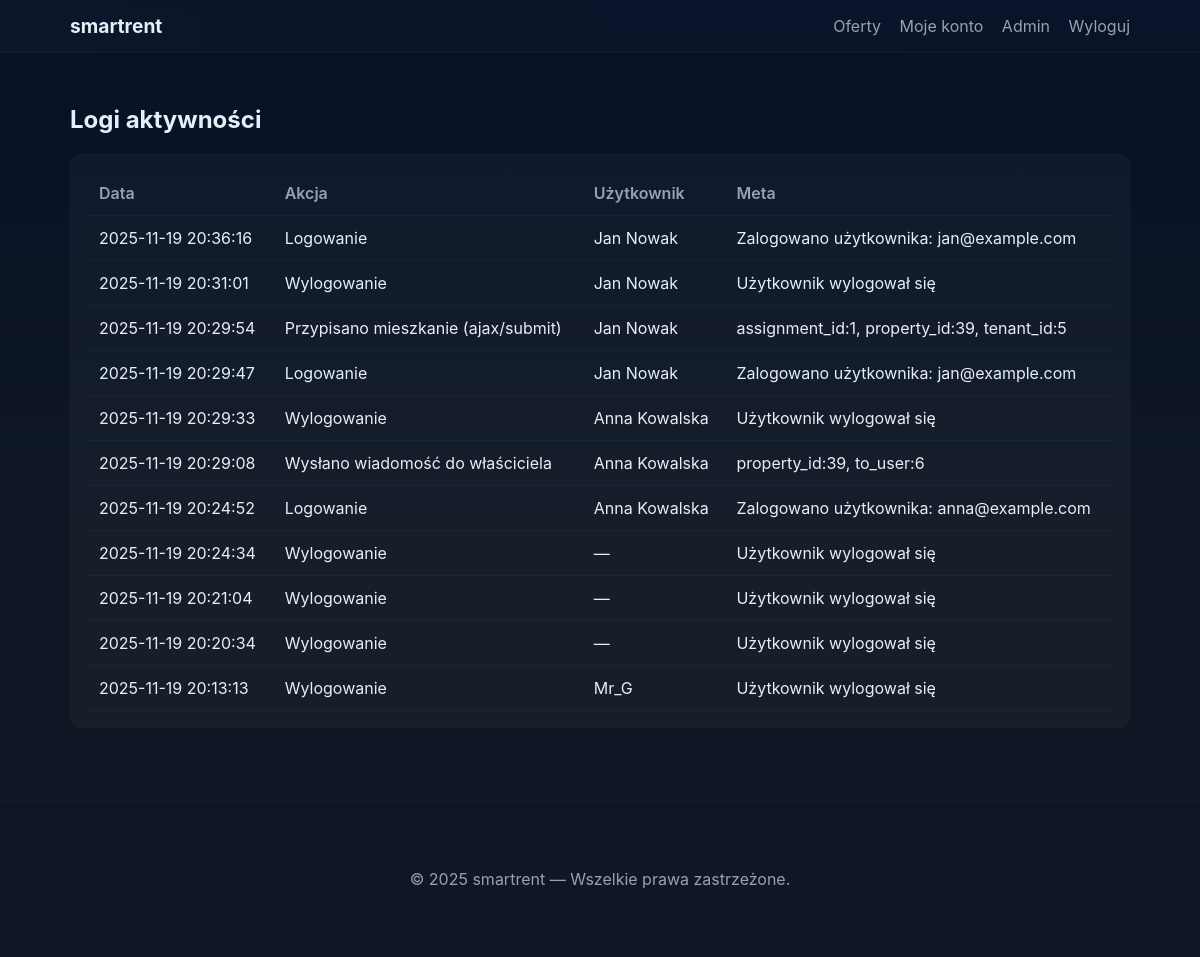
The page /admin_logs.php (signed in) on the database its author committed.
### tables this page shows
CREATE TABLE `activity_logs` (
  `id` int(11) NOT NULL,
  `actor_id` int(11) DEFAULT NULL,
  `action` varchar(255) NOT NULL,
  `meta` text DEFAULT NULL,
  `created_at` datetime DEFAULT current_timestamp()
);

CREATE TABLE `users` (
  `id` int(11) NOT NULL,
  `name` varchar(150) NOT NULL,
  `email` varchar(200) NOT NULL,
  `password` varchar(255) NOT NULL,
  `role` enum('user','admin') NOT NULL DEFAULT 'user',
  `created_at` datetime DEFAULT current_timestamp()
);

### includes/admin_functions.php (called while the page is built, shortened)
<?php
function admin_get_logs(PDO $pdo, int $limit = 200): array {
    $stmt = $pdo->prepare("SELECT l.*, u.name AS actor_name, u.email AS actor_email
                           FROM activity_logs l
                           LEFT JOIN users u ON l.actor_id = u.id
                           ORDER BY l.created_at DESC
                           LIMIT :limit");
    $stmt->bindValue(':limit', $limit, PDO::PARAM_INT);
    $stmt->execute();
    return $stmt->fetchAll(PDO::FETCH_ASSOC);
}

### admin_logs.php (the view, shortened to what this page needs)
<?php
require_once 'includes/db.php';
require_once 'includes/admin_functions.php';
$logs = admin_get_logs($pdo, 500);
?>
<!doctype html>
<html lang="pl">
<head>
  <link rel="stylesheet" href="assets/css/style.css">
</head>
<body>
<?php include 'includes/navbar.php'; ?>
<main class="container">
  <h2>Logi aktywności</h2>
  <div class="panel">
    <table class="table">
      <thead><tr><th>Data</th><th>Akcja</th><th>Użytkownik</th><th>Meta</th></tr></thead>
      <tbody>
      <?php foreach ($logs as $l): ?>
        <tr>
          <td><?=htmlspecialchars($l['created_at'])?></td>
          <td><?=htmlspecialchars($l['action'])?></td>
          <td><?=htmlspecialchars($l['actor_name'] ?? $l['actor_email'] ?? '—')?></td>
          <td><?=htmlspecialchars($l['meta'] ?? '')?></td>
        </tr>
      <?php endforeach; ?>
      </tbody>
    </table>
  </div>
</main>
<?php include 'includes/footer.php'; ?>
</body>
</html>

### assets/css/style.css (style rules this page uses)
:root { --bg:#0f1724; --card:#0b1220; --muted:#98a0b3; --accent:#6ee7b7; --accent-2:#60a5fa; --text:#e6eef8; --glass: rgba(255,255,255,0.03); --radius:12px; --max-width:1100px; --gap:18px; font-family: Inter, ui-sans-serif, system-ui, -apple-system, "Segoe UI", Roboto, "Helvetica Neue", Arial; color-scheme: dark; }
* { box-sizing:border-box }
body { margin:0; background: linear-gradient(180deg, #071127 0%, #0f1724 55%); color:var(--text); -webkit-font-smoothing:antialiased; -moz-osx-font-smoothing:grayscale; min-height:100vh; }
.container { max-width:var(--max-width); margin:0 auto; padding:32px 20px; }
.panel { background:var(--glass);padding:16px;border-radius:12px;border:1px solid rgba(255,255,255,0.02); }
.table { width:100%;border-collapse:collapse;background:transparent }
.table th, .table td { padding:12px;border-bottom:1px solid rgba(255,255,255,0.03);text-align:left }
.table thead th { color:var(--muted);font-weight:600 }

### rows shown on the page
activity_logs: created_at "2025-11-19 20:36:16", action "Logowanie", users.name "Jan Nowak", meta "Zalogowano użytkownika: jan@example.com"
activity_logs: created_at "2025-11-19 20:31:01", action "Wylogowanie", users.name "Jan Nowak", meta "Użytkownik wylogował się"
activity_logs: created_at "2025-11-19 20:29:54", action "Przypisano mieszkanie (ajax/submit)", users.name "Jan Nowak", meta "assignment_id:1, property_id:39, tenant_id:5"
activity_logs: created_at "2025-11-19 20:29:47", action "Logowanie", users.name "Jan Nowak", meta "Zalogowano użytkownika: jan@example.com"
activity_logs: created_at "2025-11-19 20:29:33", action "Wylogowanie", users.name "Anna Kowalska", meta "Użytkownik wylogował się"
activity_logs: created_at "2025-11-19 20:29:08", action "Wysłano wiadomość do właściciela", users.name "Anna Kowalska", meta "property_id:39, to_user:6"
activity_logs: created_at "2025-11-19 20:24:52", action "Logowanie", users.name "Anna Kowalska", meta "Zalogowano użytkownika: anna@example.com"
activity_logs: created_at "2025-11-19 20:24:34", action "Wylogowanie", actor_name "—", meta "Użytkownik wylogował się"
activity_logs: created_at "2025-11-19 20:21:04", action "Wylogowanie", actor_name "—", meta "Użytkownik wylogował się"
activity_logs: created_at "2025-11-19 20:20:34", action "Wylogowanie", actor_name "—", meta "Użytkownik wylogował się"
activity_logs: created_at "2025-11-19 20:13:13", action "Wylogowanie", users.name "Mr_G", meta "Użytkownik wylogował się"

### other values the page prints
APP_NAME "smartrent"
